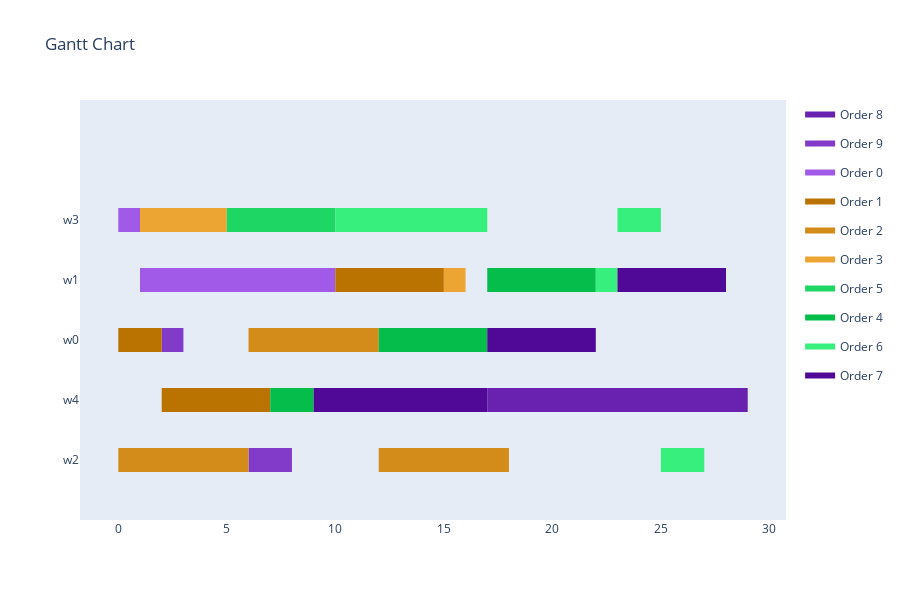
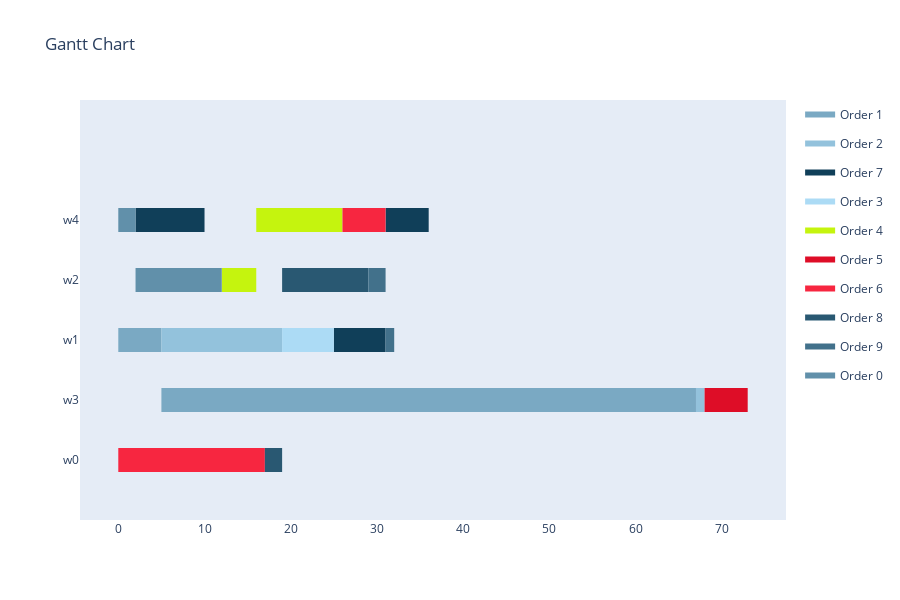
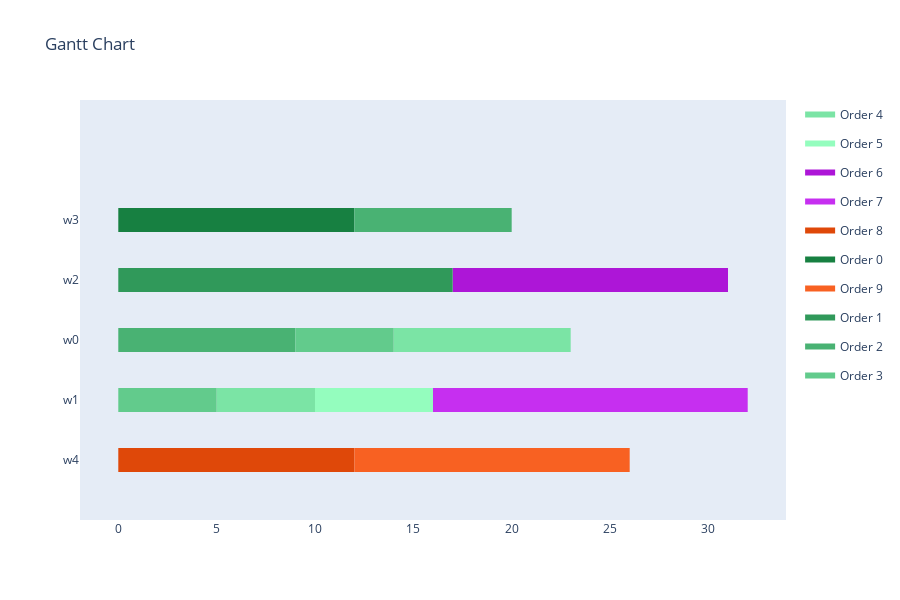

The notebook cell these images were saved under, in order:
### Code cell
all_results = mas.get_all_results()

for result in all_results:
    show_result(result)

print(f'\nDominance Values:')
for i in range(len(all_results)):
    print(f'{all_results[i][0].created_by.name}, {all_results[i][0].created_by.objective}: {mas.get_dominance(all_results, i)}')

### Figure 1 — Plotly figure (JSON) as saved in the notebook; plotly's stock layout.template omitted (floating-point values rounded to 4 significant figures)
{"data": [{"fill": "toself", "fillcolor": "rgb(105, 33, 175)", "hoverinfo": "name", "legendgroup": "rgb(105, 33, 175)", "mode": "none", "name": "Order 8", "type": "scatter", "x": [17, 19, 19, 17, 17, 19, 24, 24, 19, 19, 24, 29, 29, 24], "y": [0.8, 0.8, 1.2, 1.2, null, 0.8, 0.8, 1.2, 1.2, null, 0.8, 0.8, 1.2, 1.2]}, {"fill": "toself", "fillcolor": "rgb(130, 58, 200)", "hoverinfo": "name", "legendgroup": "rgb(130, 58, 200)", "mode": "none", "name": "Order 9", "type": "scatter", "x": [2, 3, 3, 2, 2, 6, 8, 8, 6], "y": [1.8, 1.8, 2.2, 2.2, null, -0.2, -0.2, 0.2, 0.2]}, {"fill": "toself", "fillcolor": "rgb(161, 89, 231)", "hoverinfo": "name", "legendgroup": "rgb(161, 89, 231)", "mode": "none", "name": "Order 0", "type": "scatter", "x": [0, 1, 1, 0, 0, 1, 5, 5, 1, 1, 5, 10, 10, 5], "y": [3.8, 3.8, 4.2, 4.2, null, 2.8, 2.8, 3.2, 3.2, null, 2.8, 2.8, 3.2, 3.2]}, {"fill": "toself", "fillcolor": "rgb(186, 114, 0)", "hoverinfo": "name", "legendgroup": "rgb(186, 114, 0)", "mode": "none", "name": "Order 1", "type": "scatter", "x": [10, 15, 15, 10, 10, 0, 2, 2, 0, 0, 2, 7, 7, 2], "y": [2.8, 2.8, 3.2, 3.2, null, 1.8, 1.8, 2.2, 2.2, null, 0.8, 0.8, 1.2, 1.2]}, {"fill": "toself", "fillcolor": "rgb(211, 139, 25)", "hoverinfo": "name", "legendgroup": "rgb(211, 139, 25)", "mode": "none", "name": "Order 2", "type": "scatter", "x": [6, 12, 12, 6, 6, 0, 6, 6, 0, 0, 12, 16, 16, 12, 12, 16, 18, 18, 16], "y": [1.8, 1.8, 2.2, 2.2, null, -0.2, -0.2, 0.2, 0.2, null, -0.2, -0.2, 0.2, 0.2, null, -0.2, -0.2, 0.2, 0.2]}, {"fill": "toself", "fillcolor": "rgb(236, 164, 50)", "hoverinfo": "name", "legendgroup": "rgb(236, 164, 50)", "mode": "none", "name": "Order 3", "type": "scatter", "x": [1, 5, 5, 1, 1, 15, 16, 16, 15], "y": [3.8, 3.8, 4.2, 4.2, null, 2.8, 2.8, 3.2, 3.2]}, {"fill": "toself", "fillcolor": "rgb(30, 214, 100)", "hoverinfo": "name", "legendgroup": "rgb(30, 214, 100)", "mode": "none", "name": "Order 5", "type": "scatter", "x": [5, 9, 9, 5, 5, 9, 10, 10, 9], "y": [3.8, 3.8, 4.2, 4.2, null, 3.8, 3.8, 4.2, 4.2]}, {"fill": "toself", "fillcolor": "rgb(5, 189, 75)", "hoverinfo": "name", "legendgroup": "rgb(5, 189, 75)", "mode": "none", "name": "Order 4", "type": "scatter", "x": [17, 22, 22, 17, 17, 12, 17, 17, 12, 12, 7, 9, 9, 7], "y": [2.8, 2.8, 3.2, 3.2, null, 1.8, 1.8, 2.2, 2.2, null, 0.8, 0.8, 1.2, 1.2]}, {"fill": "toself", "fillcolor": "rgb(55, 239, 125)", "hoverinfo": "name", "legendgroup": "rgb(55, 239, 125)", "mode": "none", "name": "Order 6", "type": "scatter", "x": [10, 17, 17, 10, 10, 23, 25, 25, 23, 23, 22, 23, 23, 22, 22, 25, 27, 27, 25], "y": [3.8, 3.8, 4.2, 4.2, null, 3.8, 3.8, 4.2, 4.2, null, 2.8, 2.8, 3.2, 3.2, null, -0.2, -0.2, 0.2, 0.2]}, {"fill": "toself", "fillcolor": "rgb(80, 8, 150)", "hoverinfo": "name", "legendgroup": "rgb(80, 8, 150)", "mode": "none", "name": "Order 7", "type": "scatter", "x": [23, 28, 28, 23, 23, 17, 22, 22, 17, 17, 9, 17, 17, 9], "y": [2.8, 2.8, 3.2, 3.2, null, 1.8, 1.8, 2.2, 2.2, null, 0.8, 0.8, 1.2, 1.2]}, {"legendgroup": "rgb(105, 33, 175)", "marker": {"color": "rgb(105, 33, 175)", "opacity": 0, "size": 1}, "mode": "markers", "name": "", "showlegend": false, "text": [null, null, null, null, null, null], "type": "scatter", "x": [17, 19, 19, 24, 24, 29], "y": [1, 1, 1, 1, 1, 1]}, {"legendgroup": "rgb(130, 58, 200)", "marker": {"color": "rgb(130, 58, 200)", "opacity": 0, "size": 1}, "mode": "markers", "name": "", "showlegend": false, "text": [null, null, null, null], "type": "scatter", "x": [2, 3, 6, 8], "y": [2, 2, 0, 0]}, {"legendgroup": "rgb(161, 89, 231)", "marker": {"color": "rgb(161, 89, 231)", "opacity": 0, "size": 1}, "mode": "markers", "name": "", "showlegend": false, "text": [null, null, null, null, null, null], "type": "scatter", "x": [0, 1, 1, 5, 5, 10], "y": [4, 4, 3, 3, 3, 3]}, {"legendgroup": "rgb(186, 114, 0)", "marker": {"color": "rgb(186, 114, 0)", "opacity": 0, "size": 1}, "mode": "markers", "name": "", "showlegend": false, "text": [null, null, null, null, null, null], "type": "scatter", "x": [10, 15, 0, 2, 2, 7], "y": [3, 3, 2, 2, 1, 1]}, {"legendgroup": "rgb(211, 139, 25)", "marker": {"color": "rgb(211, 139, 25)", "opacity": 0, "size": 1}, "mode": "markers", "name": "", "showlegend": false, "text": [null, null, null, null, null, null, null, null], "type": "scatter", "x": [6, 12, 0, 6, 12, 16, 16, 18], "y": [2, 2, 0, 0, 0, 0, 0, 0]}, {"legendgroup": "rgb(236, 164, 50)", "marker": {"color": "rgb(236, 164, 50)", "opacity": 0, "size": 1}, "mode": "markers", "name": "", "showlegend": false, "text": [null, null, null, null], "type": "scatter", "x": [1, 5, 15, 16], "y": [4, 4, 3, 3]}, {"legendgroup": "rgb(30, 214, 100)", "marker": {"color": "rgb(30, 214, 100)", "opacity": 0, "size": 1}, "mode": "markers", "name": "", "showlegend": false, "text": [null, null, null, null], "type": "scatter", "x": [5, 9, 9, 10], "y": [4, 4, 4, 4]}, {"legendgroup": "rgb(5, 189, 75)", "marker": {"color": "rgb(5, 189, 75)", "opacity": 0, "size": 1}, "mode": "markers", "name": "", "showlegend": false, "text": [null, null, null, null, null, null], "type": "scatter", "x": [17, 22, 12, 17, 7, 9], "y": [3, 3, 2, 2, 1, 1]}, {"legendgroup": "rgb(55, 239, 125)", "marker": {"color": "rgb(55, 239, 125)", "opacity": 0, "size": 1}, "mode": "markers", "name": "", "showlegend": false, "text": [null, null, null, null, null, null, null, null], "type": "scatter", "x": [10, 17, 23, 25, 22, 23, 25, 27], "y": [4, 4, 4, 4, 3, 3, 0, 0]}, {"legendgroup": "rgb(80, 8, 150)", "marker": {"color": "rgb(80, 8, 150)", "opacity": 0, "size": 1}, "mode": "markers", "name": "", "showlegend": false, "text": [null, null, null, null, null, null], "type": "scatter", "x": [23, 28, 17, 22, 9, 17], "y": [3, 3, 2, 2, 1, 1]}], "layout": {"height": 600, "hovermode": "closest", "showlegend": true, "title": {"text": "Gantt Chart"}, "xaxis": {"rangeselector": {"buttons": [{"count": 7, "label": "1w", "step": "day", "stepmode": "backward"}, {"count": 1, "label": "1m", "step": "month", "stepmode": "backward"}, {"count": 6, "label": "6m", "step": "month", "stepmode": "backward"}, {"count": 1, "label": "YTD", "step": "year", "stepmode": "todate"}, {"count": 1, "label": "1y", "step": "year", "stepmode": "backward"}, {"step": "all"}]}, "showgrid": false, "type": "linear", "zeroline": false}, "yaxis": {"autorange": false, "range": [-1, 6], "showgrid": false, "ticktext": ["w2", "w4", "w0", "w1", "w3"], "tickvals": [0, 1, 2, 3, 4], "zeroline": false}}}

### Figure 2 — Plotly figure (JSON) as saved in the notebook; plotly's stock layout.template omitted (floating-point values rounded to 4 significant figures)
{"data": [{"fill": "toself", "fillcolor": "rgb(122, 169, 195)", "hoverinfo": "name", "legendgroup": "rgb(122, 169, 195)", "mode": "none", "name": "Order 1", "type": "scatter", "x": [0, 5, 5, 0, 0, 5, 13, 13, 5, 5, 13, 67, 67, 13], "y": [1.8, 1.8, 2.2, 2.2, null, 0.8, 0.8, 1.2, 1.2, null, 0.8, 0.8, 1.2, 1.2]}, {"fill": "toself", "fillcolor": "rgb(147, 194, 220)", "hoverinfo": "name", "legendgroup": "rgb(147, 194, 220)", "mode": "none", "name": "Order 2", "type": "scatter", "x": [5, 13, 13, 5, 5, 13, 14, 14, 13, 13, 14, 19, 19, 14, 14, 67, 68, 68, 67], "y": [1.8, 1.8, 2.2, 2.2, null, 1.8, 1.8, 2.2, 2.2, null, 1.8, 1.8, 2.2, 2.2, null, 0.8, 0.8, 1.2, 1.2]}, {"fill": "toself", "fillcolor": "rgb(16, 63, 89)", "hoverinfo": "name", "legendgroup": "rgb(16, 63, 89)", "mode": "none", "name": "Order 7", "type": "scatter", "x": [2, 10, 10, 2, 2, 31, 36, 36, 31, 31, 25, 31, 31, 25], "y": [3.8, 3.8, 4.2, 4.2, null, 3.8, 3.8, 4.2, 4.2, null, 1.8, 1.8, 2.2, 2.2]}, {"fill": "toself", "fillcolor": "rgb(172, 219, 245)", "hoverinfo": "name", "legendgroup": "rgb(172, 219, 245)", "mode": "none", "name": "Order 3", "type": "scatter", "x": [19, 24, 24, 19, 19, 24, 25, 25, 24], "y": [1.8, 1.8, 2.2, 2.2, null, 1.8, 1.8, 2.2, 2.2]}, {"fill": "toself", "fillcolor": "rgb(197, 244, 14)", "hoverinfo": "name", "legendgroup": "rgb(197, 244, 14)", "mode": "none", "name": "Order 4", "type": "scatter", "x": [16, 21, 21, 16, 16, 21, 26, 26, 21, 21, 12, 16, 16, 12], "y": [3.8, 3.8, 4.2, 4.2, null, 3.8, 3.8, 4.2, 4.2, null, 2.8, 2.8, 3.2, 3.2]}, {"fill": "toself", "fillcolor": "rgb(222, 13, 39)", "hoverinfo": "name", "legendgroup": "rgb(222, 13, 39)", "mode": "none", "name": "Order 5", "type": "scatter", "x": [68, 72, 72, 68, 68, 72, 73, 73, 72], "y": [0.8, 0.8, 1.2, 1.2, null, 0.8, 0.8, 1.2, 1.2]}, {"fill": "toself", "fillcolor": "rgb(247, 38, 64)", "hoverinfo": "name", "legendgroup": "rgb(247, 38, 64)", "mode": "none", "name": "Order 6", "type": "scatter", "x": [26, 31, 31, 26, 26, 0, 9, 9, 0, 0, 9, 15, 15, 9, 9, 15, 17, 17, 15], "y": [3.8, 3.8, 4.2, 4.2, null, -0.2, -0.2, 0.2, 0.2, null, -0.2, -0.2, 0.2, 0.2, null, -0.2, -0.2, 0.2, 0.2]}, {"fill": "toself", "fillcolor": "rgb(41, 88, 114)", "hoverinfo": "name", "legendgroup": "rgb(41, 88, 114)", "mode": "none", "name": "Order 8", "type": "scatter", "x": [19, 24, 24, 19, 19, 24, 29, 29, 24, 24, 17, 19, 19, 17], "y": [2.8, 2.8, 3.2, 3.2, null, 2.8, 2.8, 3.2, 3.2, null, -0.2, -0.2, 0.2, 0.2]}, {"fill": "toself", "fillcolor": "rgb(66, 113, 139)", "hoverinfo": "name", "legendgroup": "rgb(66, 113, 139)", "mode": "none", "name": "Order 9", "type": "scatter", "x": [29, 31, 31, 29, 29, 31, 32, 32, 31], "y": [2.8, 2.8, 3.2, 3.2, null, 1.8, 1.8, 2.2, 2.2]}, {"fill": "toself", "fillcolor": "rgb(97, 144, 170)", "hoverinfo": "name", "legendgroup": "rgb(97, 144, 170)", "mode": "none", "name": "Order 0", "type": "scatter", "x": [0, 2, 2, 0, 0, 2, 7, 7, 2, 2, 7, 12, 12, 7], "y": [3.8, 3.8, 4.2, 4.2, null, 2.8, 2.8, 3.2, 3.2, null, 2.8, 2.8, 3.2, 3.2]}, {"legendgroup": "rgb(122, 169, 195)", "marker": {"color": "rgb(122, 169, 195)", "opacity": 0, "size": 1}, "mode": "markers", "name": "", "showlegend": false, "text": [null, null, null, null, null, null], "type": "scatter", "x": [0, 5, 5, 13, 13, 67], "y": [2, 2, 1, 1, 1, 1]}, {"legendgroup": "rgb(147, 194, 220)", "marker": {"color": "rgb(147, 194, 220)", "opacity": 0, "size": 1}, "mode": "markers", "name": "", "showlegend": false, "text": [null, null, null, null, null, null, null, null], "type": "scatter", "x": [5, 13, 13, 14, 14, 19, 67, 68], "y": [2, 2, 2, 2, 2, 2, 1, 1]}, {"legendgroup": "rgb(16, 63, 89)", "marker": {"color": "rgb(16, 63, 89)", "opacity": 0, "size": 1}, "mode": "markers", "name": "", "showlegend": false, "text": [null, null, null, null, null, null], "type": "scatter", "x": [2, 10, 31, 36, 25, 31], "y": [4, 4, 4, 4, 2, 2]}, {"legendgroup": "rgb(172, 219, 245)", "marker": {"color": "rgb(172, 219, 245)", "opacity": 0, "size": 1}, "mode": "markers", "name": "", "showlegend": false, "text": [null, null, null, null], "type": "scatter", "x": [19, 24, 24, 25], "y": [2, 2, 2, 2]}, {"legendgroup": "rgb(197, 244, 14)", "marker": {"color": "rgb(197, 244, 14)", "opacity": 0, "size": 1}, "mode": "markers", "name": "", "showlegend": false, "text": [null, null, null, null, null, null], "type": "scatter", "x": [16, 21, 21, 26, 12, 16], "y": [4, 4, 4, 4, 3, 3]}, {"legendgroup": "rgb(222, 13, 39)", "marker": {"color": "rgb(222, 13, 39)", "opacity": 0, "size": 1}, "mode": "markers", "name": "", "showlegend": false, "text": [null, null, null, null], "type": "scatter", "x": [68, 72, 72, 73], "y": [1, 1, 1, 1]}, {"legendgroup": "rgb(247, 38, 64)", "marker": {"color": "rgb(247, 38, 64)", "opacity": 0, "size": 1}, "mode": "markers", "name": "", "showlegend": false, "text": [null, null, null, null, null, null, null, null], "type": "scatter", "x": [26, 31, 0, 9, 9, 15, 15, 17], "y": [4, 4, 0, 0, 0, 0, 0, 0]}, {"legendgroup": "rgb(41, 88, 114)", "marker": {"color": "rgb(41, 88, 114)", "opacity": 0, "size": 1}, "mode": "markers", "name": "", "showlegend": false, "text": [null, null, null, null, null, null], "type": "scatter", "x": [19, 24, 24, 29, 17, 19], "y": [3, 3, 3, 3, 0, 0]}, {"legendgroup": "rgb(66, 113, 139)", "marker": {"color": "rgb(66, 113, 139)", "opacity": 0, "size": 1}, "mode": "markers", "name": "", "showlegend": false, "text": [null, null, null, null], "type": "scatter", "x": [29, 31, 31, 32], "y": [3, 3, 2, 2]}, {"legendgroup": "rgb(97, 144, 170)", "marker": {"color": "rgb(97, 144, 170)", "opacity": 0, "size": 1}, "mode": "markers", "name": "", "showlegend": false, "text": [null, null, null, null, null, null], "type": "scatter", "x": [0, 2, 2, 7, 7, 12], "y": [4, 4, 3, 3, 3, 3]}], "layout": {"height": 600, "hovermode": "closest", "showlegend": true, "title": {"text": "Gantt Chart"}, "xaxis": {"rangeselector": {"buttons": [{"count": 7, "label": "1w", "step": "day", "stepmode": "backward"}, {"count": 1, "label": "1m", "step": "month", "stepmode": "backward"}, {"count": 6, "label": "6m", "step": "month", "stepmode": "backward"}, {"count": 1, "label": "YTD", "step": "year", "stepmode": "todate"}, {"count": 1, "label": "1y", "step": "year", "stepmode": "backward"}, {"step": "all"}]}, "showgrid": false, "type": "linear", "zeroline": false}, "yaxis": {"autorange": false, "range": [-1, 6], "showgrid": false, "ticktext": ["w0", "w3", "w1", "w2", "w4"], "tickvals": [0, 1, 2, 3, 4], "zeroline": false}}}

### Figure 3 — Plotly figure (JSON) as saved in the notebook; plotly's stock layout.template omitted (floating-point values rounded to 4 significant figures)
{"data": [{"fill": "toself", "fillcolor": "rgb(123, 228, 165)", "hoverinfo": "name", "legendgroup": "rgb(123, 228, 165)", "mode": "none", "name": "Order 4", "type": "scatter", "x": [14, 19, 19, 14, 14, 19, 23, 23, 19, 19, 5, 10, 10, 5], "y": [1.8, 1.8, 2.2, 2.2, null, 1.8, 1.8, 2.2, 2.2, null, 0.8, 0.8, 1.2, 1.2]}, {"fill": "toself", "fillcolor": "rgb(148, 253, 190)", "hoverinfo": "name", "legendgroup": "rgb(148, 253, 190)", "mode": "none", "name": "Order 5", "type": "scatter", "x": [10, 15, 15, 10, 10, 15, 16, 16, 15], "y": [0.8, 0.8, 1.2, 1.2, null, 0.8, 0.8, 1.2, 1.2]}, {"fill": "toself", "fillcolor": "rgb(173, 22, 215)", "hoverinfo": "name", "legendgroup": "rgb(173, 22, 215)", "mode": "none", "name": "Order 6", "type": "scatter", "x": [17, 23, 23, 17, 17, 23, 25, 25, 23, 23, 25, 29, 29, 25, 25, 29, 31, 31, 29], "y": [2.8, 2.8, 3.2, 3.2, null, 2.8, 2.8, 3.2, 3.2, null, 2.8, 2.8, 3.2, 3.2, null, 2.8, 2.8, 3.2, 3.2]}, {"fill": "toself", "fillcolor": "rgb(198, 47, 240)", "hoverinfo": "name", "legendgroup": "rgb(198, 47, 240)", "mode": "none", "name": "Order 7", "type": "scatter", "x": [16, 21, 21, 16, 16, 21, 27, 27, 21, 21, 27, 32, 32, 27], "y": [0.8, 0.8, 1.2, 1.2, null, 0.8, 0.8, 1.2, 1.2, null, 0.8, 0.8, 1.2, 1.2]}, {"fill": "toself", "fillcolor": "rgb(223, 72, 9)", "hoverinfo": "name", "legendgroup": "rgb(223, 72, 9)", "mode": "none", "name": "Order 8", "type": "scatter", "x": [0, 2, 2, 0, 0, 2, 7, 7, 2, 2, 7, 12, 12, 7], "y": [-0.2, -0.2, 0.2, 0.2, null, -0.2, -0.2, 0.2, 0.2, null, -0.2, -0.2, 0.2, 0.2]}, {"fill": "toself", "fillcolor": "rgb(23, 128, 65)", "hoverinfo": "name", "legendgroup": "rgb(23, 128, 65)", "mode": "none", "name": "Order 0", "type": "scatter", "x": [0, 1, 1, 0, 0, 1, 8, 8, 1, 1, 8, 12, 12, 8], "y": [3.8, 3.8, 4.2, 4.2, null, 3.8, 3.8, 4.2, 4.2, null, 3.8, 3.8, 4.2, 4.2]}, {"fill": "toself", "fillcolor": "rgb(248, 97, 34)", "hoverinfo": "name", "legendgroup": "rgb(248, 97, 34)", "mode": "none", "name": "Order 9", "type": "scatter", "x": [12, 24, 24, 12, 12, 24, 26, 26, 24], "y": [-0.2, -0.2, 0.2, 0.2, null, -0.2, -0.2, 0.2, 0.2]}, {"fill": "toself", "fillcolor": "rgb(48, 153, 90)", "hoverinfo": "name", "legendgroup": "rgb(48, 153, 90)", "mode": "none", "name": "Order 1", "type": "scatter", "x": [0, 4, 4, 0, 0, 4, 13, 13, 4, 4, 13, 17, 17, 13], "y": [2.8, 2.8, 3.2, 3.2, null, 2.8, 2.8, 3.2, 3.2, null, 2.8, 2.8, 3.2, 3.2]}, {"fill": "toself", "fillcolor": "rgb(73, 178, 115)", "hoverinfo": "name", "legendgroup": "rgb(73, 178, 115)", "mode": "none", "name": "Order 2", "type": "scatter", "x": [12, 17, 17, 12, 12, 17, 19, 19, 17, 17, 19, 20, 20, 19, 19, 0, 9, 9, 0], "y": [3.8, 3.8, 4.2, 4.2, null, 3.8, 3.8, 4.2, 4.2, null, 3.8, 3.8, 4.2, 4.2, null, 1.8, 1.8, 2.2, 2.2]}, {"fill": "toself", "fillcolor": "rgb(98, 203, 140)", "hoverinfo": "name", "legendgroup": "rgb(98, 203, 140)", "mode": "none", "name": "Order 3", "type": "scatter", "x": [9, 14, 14, 9, 9, 0, 5, 5, 0], "y": [1.8, 1.8, 2.2, 2.2, null, 0.8, 0.8, 1.2, 1.2]}, {"legendgroup": "rgb(123, 228, 165)", "marker": {"color": "rgb(123, 228, 165)", "opacity": 0, "size": 1}, "mode": "markers", "name": "", "showlegend": false, "text": [null, null, null, null, null, null], "type": "scatter", "x": [14, 19, 19, 23, 5, 10], "y": [2, 2, 2, 2, 1, 1]}, {"legendgroup": "rgb(148, 253, 190)", "marker": {"color": "rgb(148, 253, 190)", "opacity": 0, "size": 1}, "mode": "markers", "name": "", "showlegend": false, "text": [null, null, null, null], "type": "scatter", "x": [10, 15, 15, 16], "y": [1, 1, 1, 1]}, {"legendgroup": "rgb(173, 22, 215)", "marker": {"color": "rgb(173, 22, 215)", "opacity": 0, "size": 1}, "mode": "markers", "name": "", "showlegend": false, "text": [null, null, null, null, null, null, null, null], "type": "scatter", "x": [17, 23, 23, 25, 25, 29, 29, 31], "y": [3, 3, 3, 3, 3, 3, 3, 3]}, {"legendgroup": "rgb(198, 47, 240)", "marker": {"color": "rgb(198, 47, 240)", "opacity": 0, "size": 1}, "mode": "markers", "name": "", "showlegend": false, "text": [null, null, null, null, null, null], "type": "scatter", "x": [16, 21, 21, 27, 27, 32], "y": [1, 1, 1, 1, 1, 1]}, {"legendgroup": "rgb(223, 72, 9)", "marker": {"color": "rgb(223, 72, 9)", "opacity": 0, "size": 1}, "mode": "markers", "name": "", "showlegend": false, "text": [null, null, null, null, null, null], "type": "scatter", "x": [0, 2, 2, 7, 7, 12], "y": [0, 0, 0, 0, 0, 0]}, {"legendgroup": "rgb(23, 128, 65)", "marker": {"color": "rgb(23, 128, 65)", "opacity": 0, "size": 1}, "mode": "markers", "name": "", "showlegend": false, "text": [null, null, null, null, null, null], "type": "scatter", "x": [0, 1, 1, 8, 8, 12], "y": [4, 4, 4, 4, 4, 4]}, {"legendgroup": "rgb(248, 97, 34)", "marker": {"color": "rgb(248, 97, 34)", "opacity": 0, "size": 1}, "mode": "markers", "name": "", "showlegend": false, "text": [null, null, null, null], "type": "scatter", "x": [12, 24, 24, 26], "y": [0, 0, 0, 0]}, {"legendgroup": "rgb(48, 153, 90)", "marker": {"color": "rgb(48, 153, 90)", "opacity": 0, "size": 1}, "mode": "markers", "name": "", "showlegend": false, "text": [null, null, null, null, null, null], "type": "scatter", "x": [0, 4, 4, 13, 13, 17], "y": [3, 3, 3, 3, 3, 3]}, {"legendgroup": "rgb(73, 178, 115)", "marker": {"color": "rgb(73, 178, 115)", "opacity": 0, "size": 1}, "mode": "markers", "name": "", "showlegend": false, "text": [null, null, null, null, null, null, null, null], "type": "scatter", "x": [12, 17, 17, 19, 19, 20, 0, 9], "y": [4, 4, 4, 4, 4, 4, 2, 2]}, {"legendgroup": "rgb(98, 203, 140)", "marker": {"color": "rgb(98, 203, 140)", "opacity": 0, "size": 1}, "mode": "markers", "name": "", "showlegend": false, "text": [null, null, null, null], "type": "scatter", "x": [9, 14, 0, 5], "y": [2, 2, 1, 1]}], "layout": {"height": 600, "hovermode": "closest", "showlegend": true, "title": {"text": "Gantt Chart"}, "xaxis": {"rangeselector": {"buttons": [{"count": 7, "label": "1w", "step": "day", "stepmode": "backward"}, {"count": 1, "label": "1m", "step": "month", "stepmode": "backward"}, {"count": 6, "label": "6m", "step": "month", "stepmode": "backward"}, {"count": 1, "label": "YTD", "step": "year", "stepmode": "todate"}, {"count": 1, "label": "1y", "step": "year", "stepmode": "backward"}, {"step": "all"}]}, "showgrid": false, "type": "linear", "zeroline": false}, "yaxis": {"autorange": false, "range": [-1, 6], "showgrid": false, "ticktext": ["w4", "w1", "w0", "w2", "w3"], "tickvals": [0, 1, 2, 3, 4], "zeroline": false}}}
